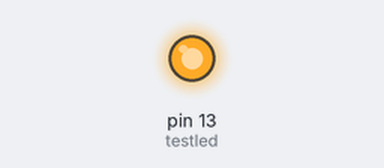
This sketch was run on a simulated Arduino Uno, built with avr-gcc and run on an emulated ATmega328P. Parts: output pins drawn as LEDs (lit = HIGH). What the sketch prints to the serial monitor is not drawn.

Above: at 0.1 s.
At 2.4 s:
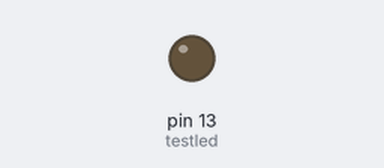
Timing chart, 0 to 3.9 s (numbered marks = the images above):
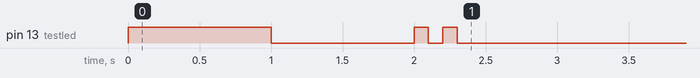

The sketch:

Test_LED_Blink.ino
```cpp
int testled = 13;     // LED on teensy is at pin 13.


void setup() {    // put your setup code here, to run once:

  pinMode(testled, OUTPUT);

  digitalWrite(testled, HIGH);  // turn the LED on (HIGH is the voltage level)
  delay(1000);                  // wait for a second
  digitalWrite(testled, LOW);   // turn the LED off by making the voltage LOW
  delay(1000);

  for (int i = 1; i <= 2; i++) {
    digitalWrite(testled, HIGH);  // turn the LED on (HIGH is the voltage level)
    delay(100);                  // wait for a second
    digitalWrite(testled, LOW);   // turn the LED off by making the voltage LOW
    delay(100);                   // wait for a second
 }
 Serial.begin(9600);
 Serial.println("Setup completed successfully!");
}

void loop() {     // put your main code here, to run repeatedly:


}
```
